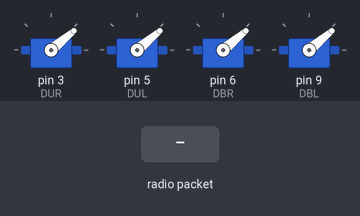
A sketch run on a simulated Arduino Uno, built with avr-gcc and run on an emulated ATmega328P. On the bench: 4 × servo. The test bench sets the inputs (shaded band). No radio packets arrive unless stated.

Above: at 1.2 s.
1.3 s: radio packet "1" arrives
At 2.6 s:
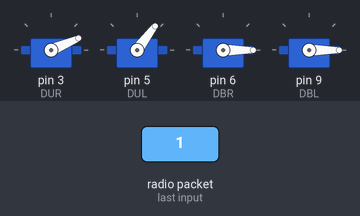
2.9 s: radio packet "0" arrives
At 3.9 s:
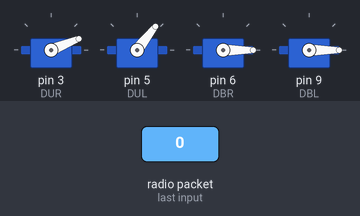
Timing chart, 0 to 5.9 s (numbered marks = the images above; inputs shaded):
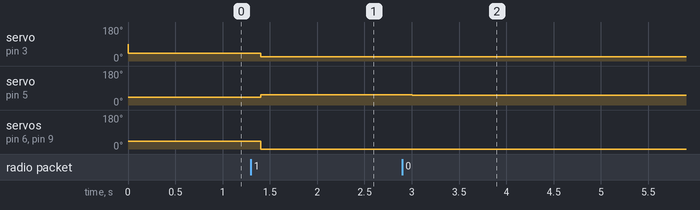

Measured:
- after the input at 1.3 s, servo on pin 3 (DUR): 40° → 23° after 0.11 s; servo on pin 5 (DUL): 40° → 53° after 0.11 s; servo on pin 6 (DBR), servo on pin 9 (DBL): 40° → 0° after 0.11 s
- after the input at 2.9 s, servo on pin 3 (DUR): 23° → 22° after 0.11 s; servo on pin 5 (DUL): 53° → 52° after 0.11 s

The sketch:

receiveAndControl.ino
```cpp
#include <VirtualWire.h> //Add VirtualWire RF virtual library
#include <Servo.h> //Add Servo library for ESCs
int potVal;
int xVal;
int yVal;
int UR;
int UL;
int BR;
int BL;

//Declare 4 Motors (U = Upper, B = Back, R = Right, L = Left)
Servo DUR;
Servo DUL;
Servo DBR;
Servo DBL;

//Declare variables for up, down, left, right, forward backward directions, including variables that can store values from previous program runs


//Declare struct called package, with x, y, and potentiometer variables
struct package {
  unsigned char potVal;
  unsigned char xVal;
  unsigned char yVal;
};

//Declare a new type of variable in the form of a struct named package, and name it Package
typedef struct package Package;

//Declare a name for your variable with the identity "Package" (same thing as int led;)
Package data;

void setup() {
    vw_set_rx_pin(7);
    vw_setup(2000);	 // Bits per sec

    vw_rx_start();       // Start the receiver PLL running

    //Attach the motors on PWM ports
    DUR.attach(3);
    delay(1); //Figure out ESC delay and "write" values in a way such that the Arduino pairs with the ESCs (armed)
    DUR.write(40);

    DUL.attach(5);
    delay(1);
    DUL.write(40);

    DBR.attach(6);
    delay(1);
    DBR.write(40);

    DBL.attach(9);
    delay(1);
    DBL.write(40);
}

void loop() {
    uint8_t buf[sizeof(data)]; //Declare an 8 bit unsigned character array "buf" and give it a length the size of our recieved data
    uint8_t buflen = sizeof(data); //Declare a variable buflen, equal to the size of the received data

    if (vw_have_message()) { //Have we received a message?
	vw_get_message (buf, &buflen); //Get the message
        memcpy (&data, &buf, buflen); //Copy it to the data struct

        potVal = map (data.potVal, 0, 255, 0, 120);
        xVal = map (data.xVal, 0, 255, -90, 90);
        yVal = map (data.yVal, 0, 255, -90, 90);

        xVal = xVal/6;
        yVal = yVal/6;

        UR = potVal+xVal-yVal;
        UL = potVal-xVal-yVal;
        BR = potVal+xVal+yVal;
        BL = potVal-xVal+yVal;
        if (UR < 0){
          UR = 0;
        }
        if (UL < 0) {
          UL = 0;
        }
        if (BR < 0) {
          BR = 0;
        }
        if (BL < 0) {
          BL = 0;
        }

        DUR.write (UR);
        DUL.write (UL);
        DBR.write (BR);
        DBL.write (BR);
    }
    delay (200);
}
```
